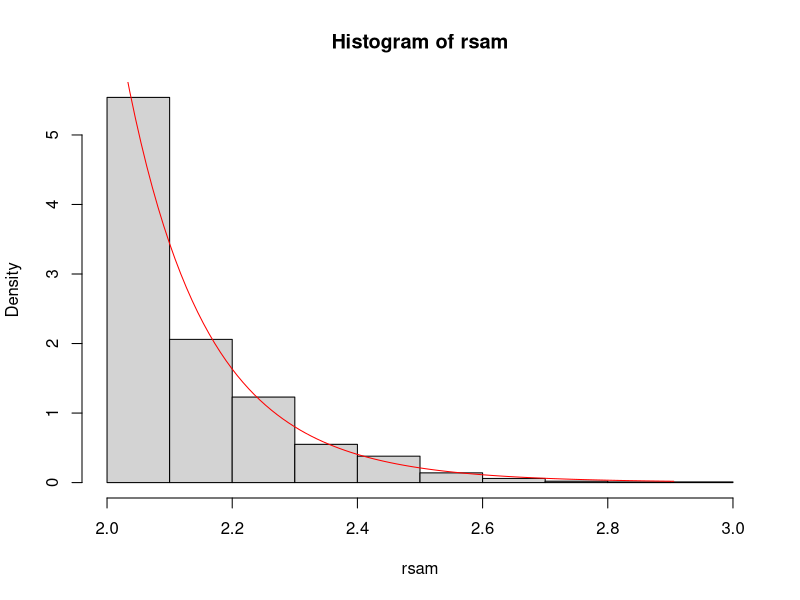
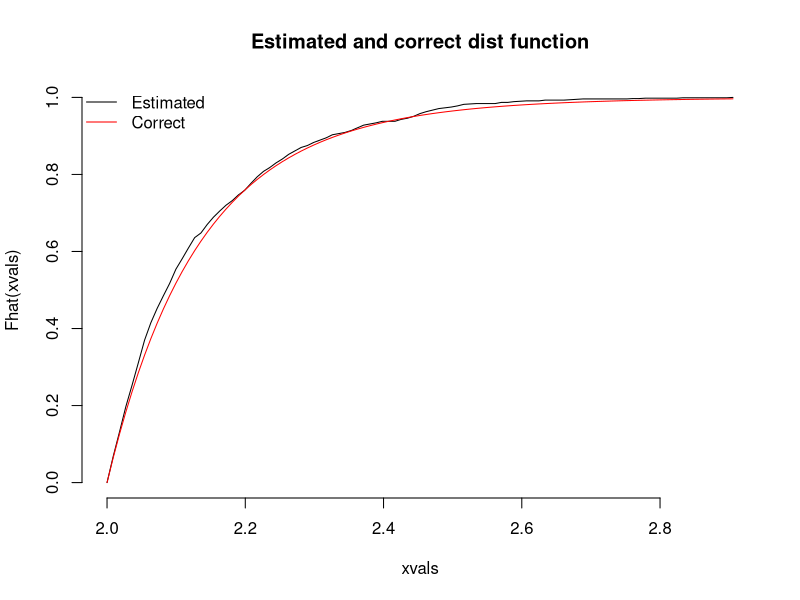
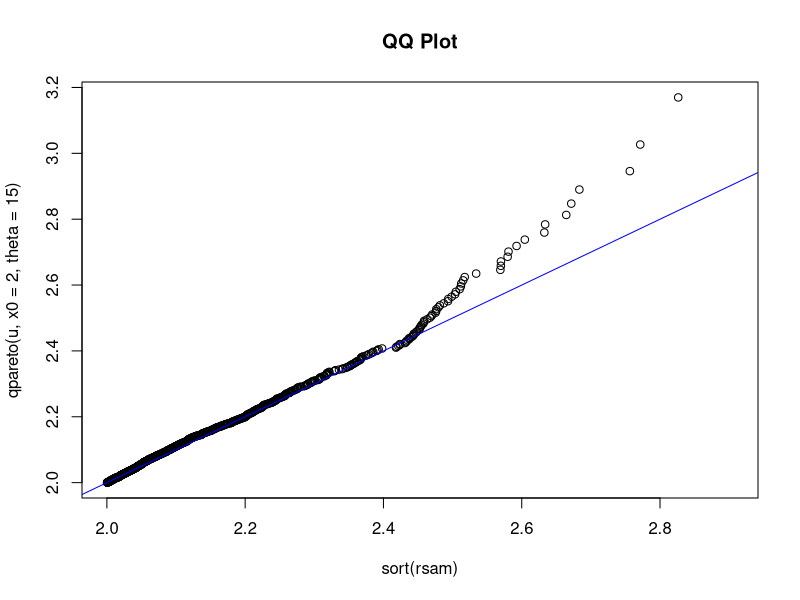

Write the R code that produced these figures, in order.
## ---- chunk 1
knitr::opts_chunk$set(echo = TRUE)
## ---- chunk 2

qpareto <- function(u, x0, theta){
# checks if values are valid
stopifnot(all(x0 > 0), all(theta > 0), all(u >= 0), all(u <= 1))
# below is the quantile function formula 
# which generates random paretos as proven in previous question
x0 * (1 - u)^(-1/theta)
}

rpareto <- function(n, x0, theta){
# checks if values are valid
stopifnot(all(x0 > 0), all(theta > 0), n >= 0)
# u is a vector containing n uniform random numbers from (0,1)
u <- runif(n)
qpareto(u, x0 = x0, theta = theta)
}


# returns the density of a pareto
dpareto <- function(x, x0, theta){
stopifnot(all(x0 > 0), all(theta > 0))
ifelse(x < x0, 0, (theta / x) * (x0 / x)^theta)
}

# true pmf of pareto
ppareto <- function(x, x0, theta){
stopifnot(all(x0 > 0), all(theta > 0))
ifelse(x < x0, 0, 1 - (x0 / x)^theta)
}



rsam <- rpareto(1000, x0=2,theta=15)

# creates histogram with y axis representing density
hist(rsam, freq=FALSE)
# creates a sequence of values from 2 to rsam maximum with 101 values in this sequence
xvals <- seq(from=2, to=max(rsam), length=101)
# draws a red line of our values against their density
lines(xvals, dpareto(xvals, x0=2, theta=15), col='red')

# estimate of distribution function in R
Fhat <- function(x) {
  # creating a vector where each item is the proportion of that item seen in rsam
  sapply(x, function(xv) mean(rsam <= xv))
}


plot(xvals, Fhat(xvals), type = 'l', main='Estimated and correct dist function', bty='n')
lines(xvals, ppareto(xvals, x0=2, theta=15), col='red')
legend('topleft', legend=c('Estimated', 'Correct'), lty=1, pch=NA, col=c('black', 'red'), bty='n')

# estimate of quantiles to true value
n <- length(rsam)
u <- (1:n) / n
plot(sort(rsam), qpareto(u, x0=2, theta=15), main='QQ Plot')
abline(a = 0, b=1, col='blue')




